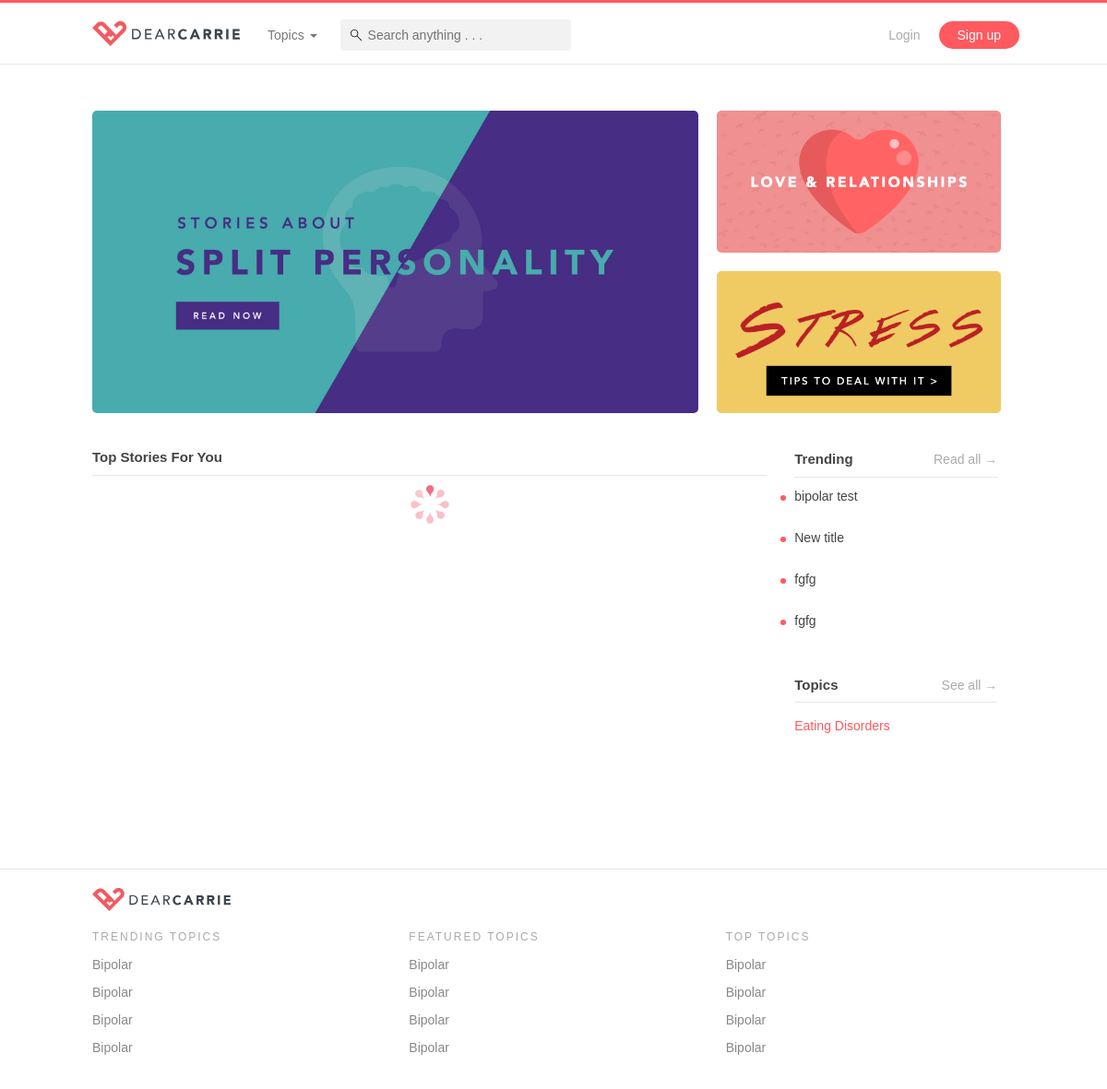
Before: / with the older database file.
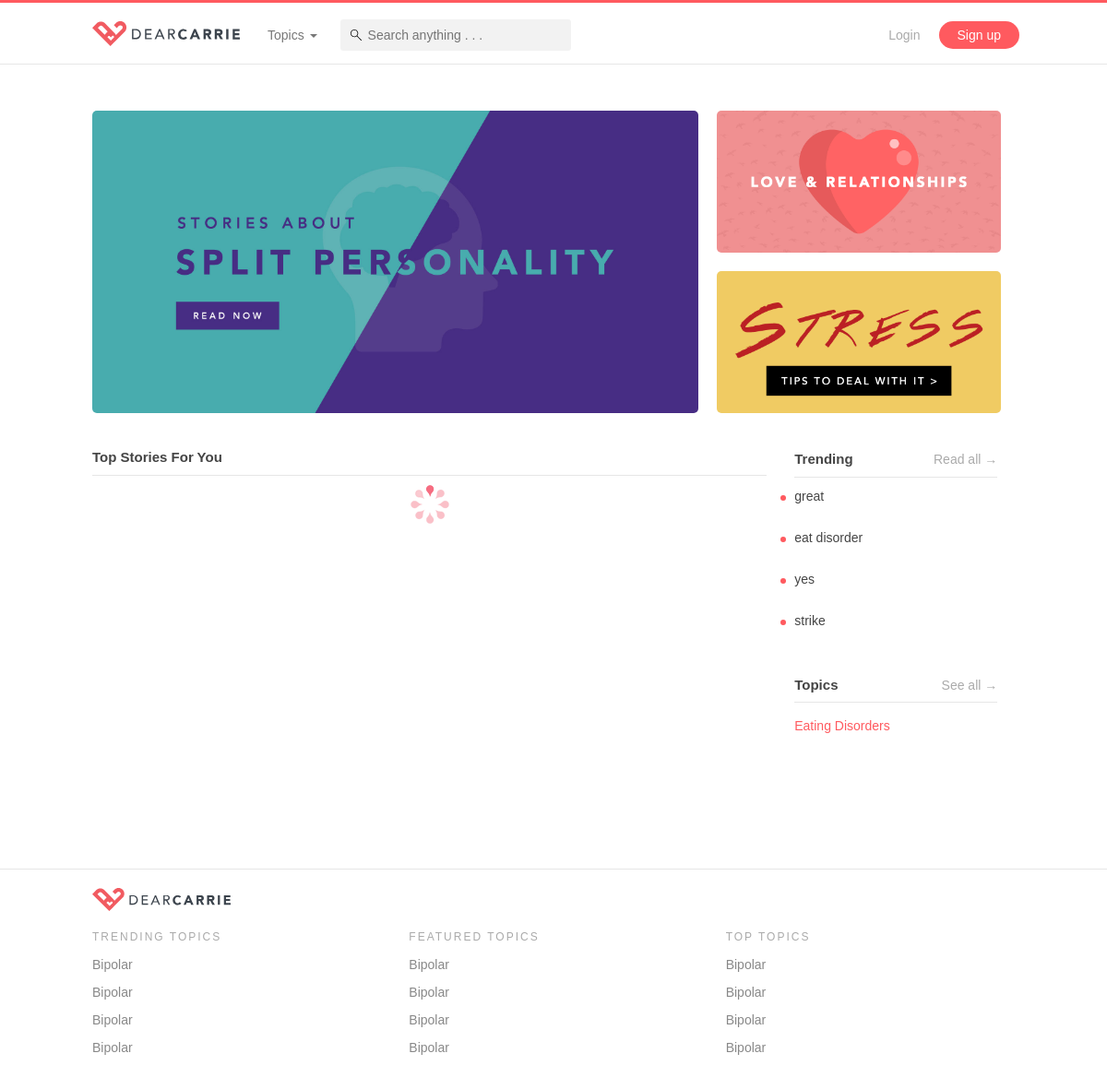
After: the same page with the newer database file.
### tables this page shows
CREATE TABLE `topics` (
  `id` int(11) NOT NULL,
  `main_image` varchar(255) NOT NULL,
  `background` varchar(255) NOT NULL,
  `title` varchar(255) NOT NULL,
  `short_desc` varchar(255) NOT NULL,
  `description` varchar(255) NOT NULL,
  `date` timestamp NOT NULL DEFAULT CURRENT_TIMESTAMP ON UPDATE CURRENT_TIMESTAMP,
  `followers` int(11) NOT NULL DEFAULT '0',
  `posts` int(11) NOT NULL DEFAULT '0',
  `url` varchar(255) NOT NULL,
  `tel` varchar(255) NOT NULL,
  `type` varchar(255) NOT NULL,
  `order_num` int(11) NOT NULL,
  `score` double NOT NULL DEFAULT '0',
  `published` int(11) NOT NULL DEFAULT '1'
);

CREATE TABLE `posts` (
  `id` int(11) NOT NULL,
  `userid` int(11) DEFAULT NULL,
  `title` varchar(255) DEFAULT NULL,
  `description` varchar(255) DEFAULT NULL,
  `timestamp` timestamp NOT NULL DEFAULT CURRENT_TIMESTAMP ON UPDATE CURRENT_TIMESTAMP,
  `score` double NOT NULL DEFAULT '0',
  `likes` int(11) NOT NULL DEFAULT '0',
  `comments` int(11) NOT NULL DEFAULT '0',
  `views` int(11) NOT NULL DEFAULT '0',
  `published` int(11) NOT NULL DEFAULT '1'
);

### controllers/commonFunctions.php (called while the page is built, shortened)
<?php
function checkLogin() {
	if(isset($_SESSION["role"])) {
		return false;
	}
	else {
		return true;
	}
}
function connectToDataBase() {
	$theLineToDatabase =  mysqli_connect("localhost","root","root","dearcarrie");
	if(!$theLineToDatabase) {
		header("location: error.php?msg=Database connection error");
		exit();
	}
	else {
	  return $theLineToDatabase;
	}
}
function displayFeaturedTopics() {
	$conn = connectToDataBase();
	$sql = "SELECT * FROM topics WHERE type = 'featured' ORDER BY order_num";
	$result = $conn->query($sql);
	$resArr = array();
	if ($result->num_rows > 0) {
		 while($row = $result->fetch_assoc()) {
			 $resArr[] = $row;
		 }
	}
	return $resArr;
}
function displayMainTopics() {
	$conn = connectToDataBase();
	$sql = "SELECT * FROM topics WHERE type = 'main' ORDER BY order_num";
	$result = $conn->query($sql);
	$resArr = array();
	if ($result->num_rows > 0) {
		 while($row = $result->fetch_assoc()) {
			 $resArr[] = $row;
		 }
	}
	return $resArr;
}
function displayTrendingPosts() {
	$conn = connectToDataBase();
	$sql = "SELECT * FROM posts WHERE published = 1 ORDER BY id DESC LIMIT 4";
	$result = $conn->query($sql);
	$resArr = array();
	if ($result->num_rows > 0) {
		 while($row = $result->fetch_assoc()) {
			 $resArr[] = $row;
		 }
	} else {
		 showErrorMessage("No posts found");
	}
	return $resArr;
}
?>

### index.php (the view, shortened to what this page needs)
<!DOCTYPE html>
<?php
  include('controllers/templates.php');
  $mainTopics = displayMainTopics();
  $featuredTopics = displayFeaturedTopics();
  $trendingPosts = displayTrendingPosts();
?>
<html lang="en">
  <?php head("Dear Carrie"); ?>
  <body>
    <?= navbar(); ?>
    <div class="page-container">
      <div class="main-banner-grid row">
          <?php
            foreach ($mainTopics as $topic) {
            if ($topic["order_num"] == 1) {
          ?>
            <div class="col-sm-8 col-xs-12">
                <a href="topicDetails?topicID=<?=$topic["id"];?>"><img src="<?=$topic["main_image"];?>" class="img-responsive"></a>
            </div>
          <?php } else { ?>
            <div class="col-sm-4 col-xs-12">
                <a href="topicDetails?topicID=<?=$topic["id"];?>"><img src="<?=$topic["main_image"];?>" class="img-responsive"></a>
            </div>
          <?php } }?>
      </div>
      <br/><br/>
      <div class="row">
          <div class="col-sm-9">
            <div class="content-title">
              <h4>Top Stories For You</h4>
            </div>
            <div class="loading-info"><img src="images/ajax-loader.gif" /></div>
          </div>
          <div class="col-sm-3">
              <div class="main-sidebar">
                  <div class="side-content">
                      <div class="content-title">
                        <h4>Trending</h4>
                        <a href="search">Read all &#8594;</a>
                      </div>
                      <?php foreach($trendingPosts as $trendingPost) { ?>
                      <a href="post?postID=<?=$trendingPost['id'];?>" class="mini-card">
                        <p><?=$trendingPost['title'];?></p>
                      </a>
                      <?php } ?>
                  </div>
                  <div class="side-content">
                      <div class="content-title">
                          <h4>Topics</h4>
                          <a href="topic">See all &#8594;</a>
                      </div>
                      <ul>
                          <?php foreach ($featuredTopics as $featuredTopic) { ?>
                          <li><a href="topicDetails?topicID=<?=$featuredTopic["id"];?>"><?=$featuredTopic["title"];?></a></li>
                          <?php } ?>
                      </ul>
                  </div>
              </div>
          </div>
      </div>
    </div>
    <?= footer(); ?>
  </body>
</html>

### controllers/templates.php (shortened to what this page needs)
<?php
  include('commonFunctions.php');
?>
<?php
function head($title){
?>
  <head>
    <link href="css/bootstrap.min.css" rel="stylesheet">
    <link href="css/animate.css" rel="stylesheet">
    <link href="css/style.css" rel="stylesheet">
  </head>
<?php
}
function navbar() {
  $featuredTopics = displayFeaturedTopics();
?>
  <nav class="navbar navbar-default navbar-fixed-top">
    <div class="container-fluid page-container">
      <div class="navbar-header">
        <a class="navbar-brand" href="index"><img alt="brand" src="images/logo.svg" width="160px;"></a>
      </div>
      <div class="collapse navbar-collapse" id="bs-example-navbar-collapse-1">
        <ul class="nav navbar-nav hide-mobile">
          <li class="dropdown">
            <a href="#" class="dropdown-toggle" data-toggle="dropdown" role="button" aria-haspopup="true" aria-expanded="false">Topics <span class="caret"></span></a>
          </li>
        </ul>
        <form id="myForm" class="navbar-form navbar-left hide-mobile" action="search" method="get">
            <input id="search_keyword_id" type="text" class="search_keyword nav-search" placeholder="Search anything . . ." name="search_keyword_id" autocomplete="off">
        </form>
        <ul class="nav navbar-nav navbar-right">
          <?php if (checkLogin() && empty($_SESSION['FBID'])) { ?>
          <li><a href="login" class="light-text">Login</a></li>
          <li><a href="signup" class="cta-btn">Sign up</a></li>
          <?php } ?>
        </ul>
      </div>
    </div>
  </nav>
<?php
}
?>
<?php
function footer() {
?>
  <footer class="footer">
    <div class="page-container">
      <div class="row">
        <div class="col-sm-12 pull-left">
          <img src="images/logo.svg" class="logo">
        </div>
        <div class="col-sm-4">
          <ul>
            <li>Trending Topics</li>
            <li><a href="topicDetails">Bipolar</a></li>
            <li><a href="topicDetails">Bipolar</a></li>
            <li><a href="topicDetails">Bipolar</a></li>
            <li><a href="topicDetails">Bipolar</a></li>
          </ul>
        </div>
        <div class="col-sm-4">
          <ul>
            <li>Featured Topics</li>
            <li><a href="topicDetails">Bipolar</a></li>
            <li><a href="topicDetails">Bipolar</a></li>
            <li><a href="topicDetails">Bipolar</a></li>
            <li><a href="topicDetails">Bipolar</a></li>
          </ul>
        </div>
        <div class="col-sm-4">
          <ul>
            <li>Top Topics</li>
            <li><a href="topicDetails">Bipolar</a></li>
            <li><a href="topicDetails">Bipolar</a></li>
            <li><a href="topicDetails">Bipolar</a></li>
            <li><a href="topicDetails">Bipolar</a></li>
          </ul>
        </div>
      </div>
    </div>
  </footer>
<?php
}
?>

### css/style.css (style rules this page uses)
:root { --light-bg: #fafafa; --light-border: #e6e6e6; --primary-color: #ff5a5f; --light-primary-color: #ffd9da; --light-text: #aaaaaa; --text-color: #444444; --medium-text: #888888; --primary-hover-color: #e25963; --admin-primary-color: #2e335b; --admin-secondary-color: #337ab7; --admin-hover-color: #3a4170; --serif-font: "Times New Roman", Georgia, Serif; }
body { background-color: white; font-family: Avenir, Arial, sans-serif; }
body > .page-container { padding: 120px 15px 100px 0; min-height: 700px; animation: fadein .5s; -moz-animation: fadein .5s; -webkit-animation: fadein .5s; -o-animation: fadein .5s; }
.page-container, .page-container-admin { max-width: 1000px; margin: 0 auto; display: block; padding: 0; }
input { outline: none; -webkit-box-shadow: none !important; -moz-box-shadow: none !important; box-shadow: none !important; }
.light-text { color: var(--light-text) !important; }
a, a:hover, a:link, a:visited, a:link { color: inherit; cursor: pointer; }
.navbar-default { background: white; border-radius: 0; border-top: 3px solid var(--primary-color); display: table; width: 100%; }
.navbar-default > div > div { padding: 10px 0 6px 0; }
.nav > li > a { padding-left: 10px; padding-right: 10px; }
.navbar > .container-fluid .navbar-brand.navbar-brand { display: table-cell; vertical-align: middle; padding: 10px 0; margin-right: 20px; }
.navbar-brand > img { margin-left: 15px; }
@media only screen and (min-width: 1200px) { .cta-btn { padding: 5px 20px !important; background: var(--primary-color); display: block; color: white !important; border-radius: 15px; margin: 10px; transition: all 0.3s ease 0s; } }
.card > .header > a.edit:hover, { opacity: 1; text-decoration: none; }
.nav-search { background-color: var(--light-border); border: none; box-shadow: none; border-radius: 3px; background: rgba(0,0,0,0.05) url('../images/icon-search.svg') no-repeat 7px center; height: 34px; padding-left: 30px; width: 250px; font-weight: 300; -webkit-transition: width 0.5s ease; -moz-transition: width 0.5s ease; -o-transition: width 0.5s ease; -ms-transition: width 0.5s ease; transition: width 0.5s ease; position: relative; }
.main-sidebar.affix-top { position: static; width: 220px; }
.side-content { margin-bottom: 40px; }
.side-content p { color: var(--text-color); }
.side-content ul { padding: 0; list-style-type: none; }
.side-content ul > li { padding: 5px 0; }
.side-content ul > li > a { display: block; }
.side-content a { color: var(--primary-color); }
.content-title { margin-bottom: 10px; border-bottom: 1px solid var(--light-border); display: table; width: 100%; }
.content-title > * { display: table-cell; }
.content-title > h4 { margin: 0; }
.content-title > h4 { font-size: 15px; color: var(--text-color); padding-bottom: 10px; }
.content-title > a { font-size: 14px; color: var(--light-text); margin: 0; text-align: right; }
.mini-card { display: table; margin-bottom: 15px; position: relative; }
.mini-card > p { overflow: hidden; text-overflow: ellipsis; display: -webkit-box; -webkit-line-clamp: 3; -webkit-box-orient: vertical; }
.mini-card::before { content: ""; width: 6px; height: 6px; background-color: var(--primary-color); border-radius: 50%; position: absolute; left: -15px; top: 9px; }
footer { background-color: white; display: block; padding: 20px 0; border-top: 1px solid var(--light-border); }
footer img.logo { width: 150px; margin-bottom: 20px; }
footer ul { list-style-type: none; padding: 0; color: var(--medium-text); }
footer ul > li:first-child { text-transform: uppercase; color: var(--light-text); letter-spacing: 2px; font-size: 12px; margin-bottom: 5px; }
footer ul > li > a { padding: 5px 0; display: block; }
h1, h2 ,h3 , h4 { font-family: Avenir, Arial, sans-serif; font-weight: bold; }
.main-banner-grid > div:first-child { padding-right: 5px !important; }
.main-banner-grid > div:nth-child(2) { margin-bottom: 20px; }
.main-banner-grid img { border-radius: 5px; }
.main-banner-grid > div { transition: all 0.3s ease 0s; }
.loading-info { text-align: center; }

Changed rows visible on the page:
no longer on this page (row unchanged): posts: title "bipolar test"
no longer on this page (row unchanged): posts: title "New title"
no longer on this page (row unchanged): posts: title "fgfg"
no longer on this page (row unchanged): posts: title "fgfg"
added posts: title "great"
added posts: title "eat disorder"
added posts: title "yes"
added posts: title "strike"
